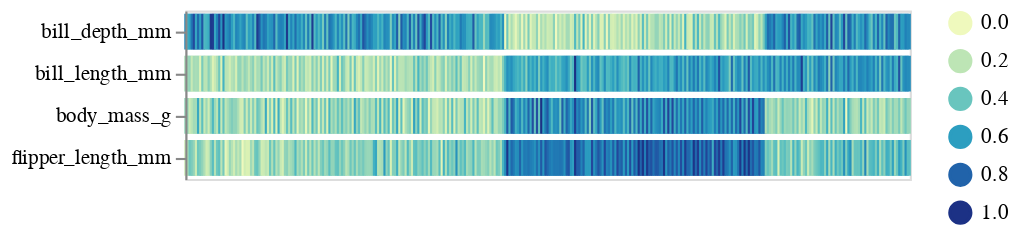

Source (notebook cell):
### Markdown cell above
## Heatmaps of all observations

Heatmaps can be useful to get an overview of the observed values across all columns.

### Code cell
aly.heatmap(penguins)

### Figure 1 — Vega-Lite specification as saved in the notebook (floating-point values rounded to 4 significant figures; data arrays with more than 128 entries replaced by an {"elided": "..."} marker saying what was removed)
{"config": {"view": {"continuousWidth": 400, "continuousHeight": 300}}, "data": {"name": "data-1bfd9ecf88ea94bd3f6f3074acdce7c3"}, "mark": {"type": "rect", "height": 16}, "encoding": {"color": {"type": "quantitative", "field": "value", "legend": {"orient": "right", "type": "gradient"}, "scale": {"scheme": "yellowgreenblue"}, "title": null}, "stroke": {"type": "quantitative", "field": "value", "scale": {"scheme": "yellowgreenblue"}}, "tooltip": {"type": "quantitative", "field": "value"}, "x": {"type": "ordinal", "axis": null, "field": "index", "title": null}, "y": {"type": "nominal", "field": "key", "title": null}}, "transform": [{"window": [{"op": "count", "as": "index"}]}, {"fold": ["bill_length_mm", "bill_depth_mm", "flipper_length_mm", "body_mass_g"]}], "width": 344, "$schema": "https://vega.github.io/schema/vega-lite/v4.8.1.json", "datasets": {"data-1bfd9ecf88ea94bd3f6f3074acdce7c3": {"elided": "344 records"}}}
